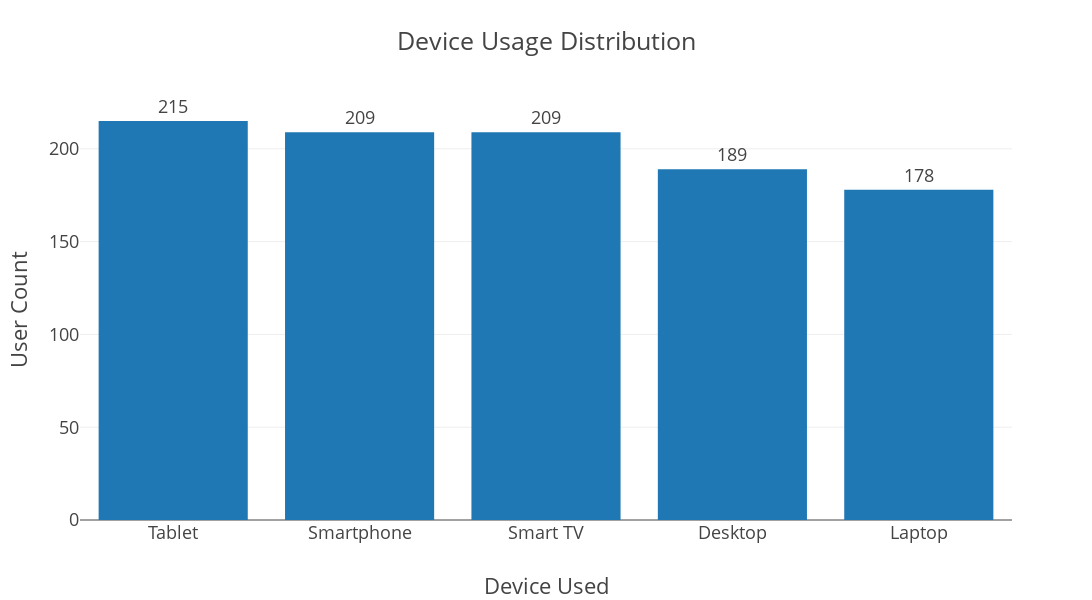

This figure's notebook cell:
### Markdown cell above
## Device usage disribution

### Code cell
device_counts = stream_df["First_Device_Used"].value_counts().reset_index()
device_counts.columns = ["Device", "Count"]

fig = px.bar(
    device_counts,
    x="Device",
    y="Count",
    title="Device Usage Distribution",
    text="Count",
    color_discrete_sequence=['#1f77b4'],
    height=600,
    width=1100
)

fig.update_traces(texttemplate="%{text}", textposition="outside")

fig.update_layout(
    template="presentation",
    xaxis_title="Device Used",
    yaxis_title="User Count",
    xaxis_title_standoff=50,
    legend_title_text=None,
    showlegend=False,
    paper_bgcolor="rgba(0, 0, 0, 0)",
    plot_bgcolor="rgba(0, 0, 0, 0)"
)

fig.show()

fig.write_image(os.path.join(result_dir, 'Device_Usage_Distribution_Bar_chart.jpg'))
fig.write_image(os.path.join(result_dir, 'Device_Usage_Distribution_Bar_chart.png'))
fig.write_html(os.path.join(result_dir, 'Device_Usage_Distribution_Bar_chart.html'))

### Figure 1 — Plotly figure (JSON) as saved in the notebook; plotly's stock layout.template omitted (floating-point values rounded to 4 significant figures)
{"data": [{"hovertemplate": "Device=%{x}<br>Count=%{text}<extra></extra>", "legendgroup": "", "marker": {"color": "#1f77b4", "pattern": {"shape": ""}}, "name": "", "orientation": "v", "showlegend": false, "text": [215.0, 209.0, 209.0, 189.0, 178.0], "textposition": "outside", "texttemplate": "%{text}", "type": "bar", "x": ["Tablet", "Smartphone", "Smart TV", "Desktop", "Laptop"], "xaxis": "x", "y": [215, 209, 209, 189, 178], "yaxis": "y"}], "layout": {"barmode": "relative", "height": 600, "legend": {"tracegroupgap": 0}, "paper_bgcolor": "rgba(0, 0, 0, 0)", "plot_bgcolor": "rgba(0, 0, 0, 0)", "showlegend": false, "title": {"text": "Device Usage Distribution"}, "width": 1100, "xaxis": {"anchor": "y", "autorange": true, "domain": [0, 1], "range": [-0.5, 4.5], "title": {"standoff": 50, "text": "Device Used"}, "type": "category"}, "yaxis": {"anchor": "x", "autorange": true, "domain": [0, 1], "range": [0, 226.3], "title": {"text": "User Count"}, "type": "linear"}}}
